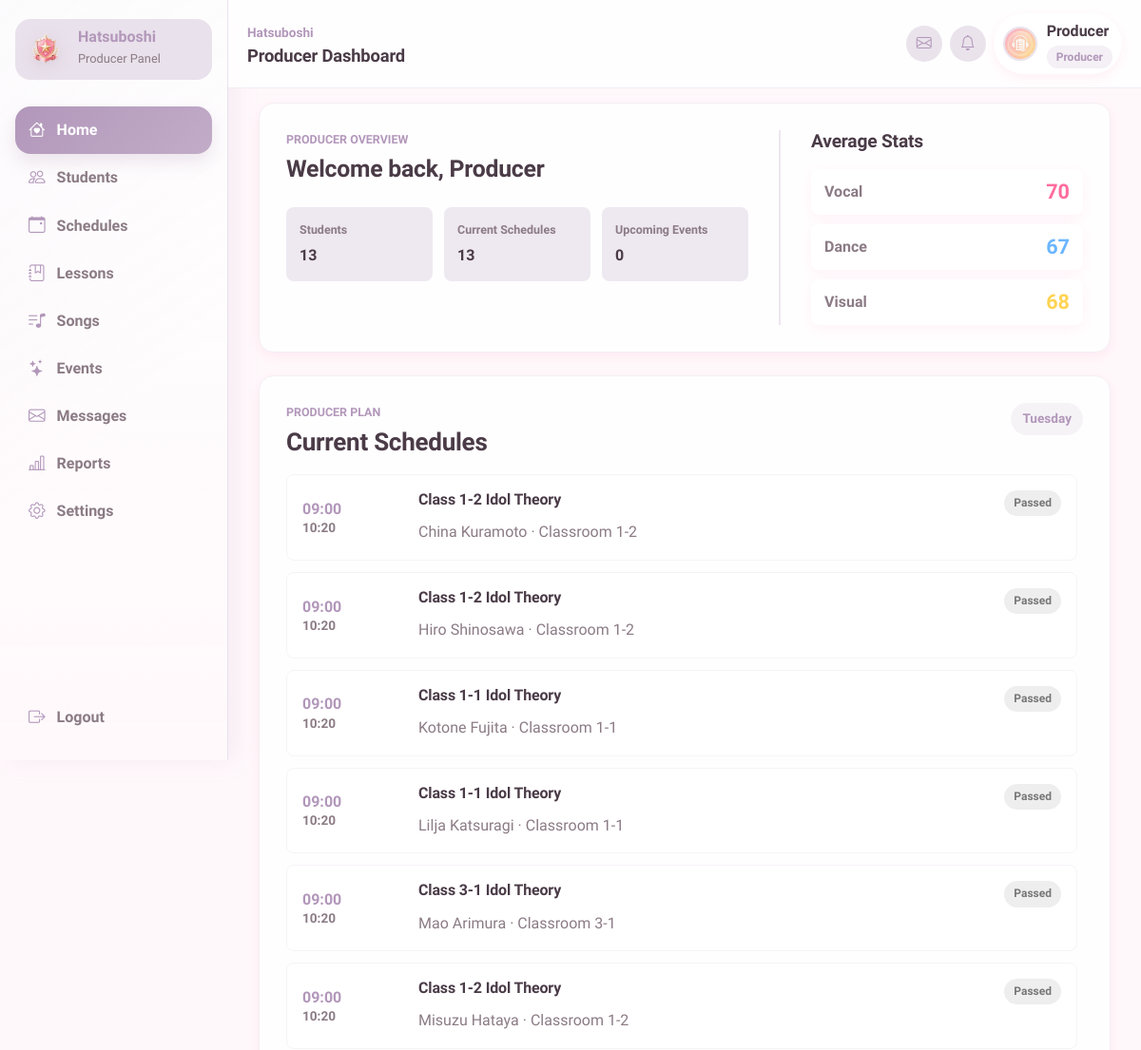
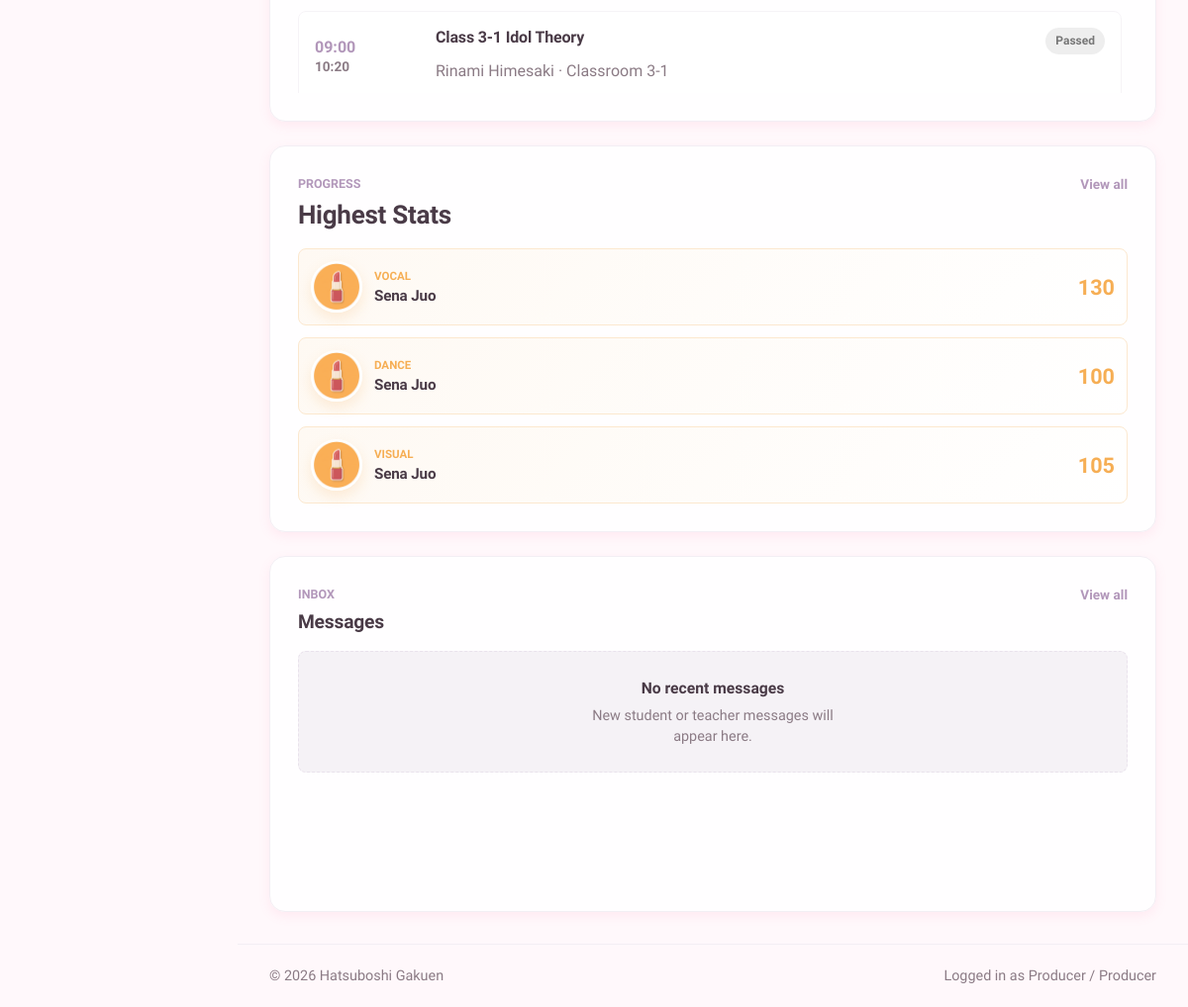
The page /producer/dashboard.php (signed in) on the database its author committed (2 pictures, top to bottom).
### tables this page shows
CREATE TABLE `users` (
  `id` int(11) NOT NULL AUTO_INCREMENT,
  `username` varchar(50) NOT NULL,
  `password` varchar(255) NOT NULL,
  `role` enum('admin','producer','teacher','student') NOT NULL,
  `avatar` varchar(255) DEFAULT NULL,
  `is_active` tinyint(1) NOT NULL DEFAULT 1,
  `created_at` datetime NOT NULL DEFAULT current_timestamp(),
  `updated_at` datetime NOT NULL DEFAULT current_timestamp() ON UPDATE current_timestamp(),
  `last_login` datetime DEFAULT NULL,
  `theme_primary_color` varchar(20) DEFAULT '#FF6B9D',
  `theme_secondary_color` varchar(20) DEFAULT '#FFB3D1',
  PRIMARY KEY (`id`),
  UNIQUE KEY `uniq_users_username` (`username`),
  KEY `idx_users_role` (`role`),
  KEY `idx_users_is_active` (`is_active`)
);

CREATE TABLE `recurring_schedules` (
  `id` int(11) NOT NULL AUTO_INCREMENT,
  `student_id` int(11) NOT NULL,
  `weekday` tinyint(4) NOT NULL,
  `activity_type` varchar(50) NOT NULL,
  `title` varchar(100) NOT NULL,
  `description` text DEFAULT NULL,
  `start_time` time NOT NULL,
  `end_time` time NOT NULL,
  `location` varchar(100) DEFAULT NULL,
  `created_by` int(11) DEFAULT NULL,
  `is_active` tinyint(1) NOT NULL DEFAULT 1,
  `created_at` datetime NOT NULL DEFAULT current_timestamp(),
  `updated_at` datetime NOT NULL DEFAULT current_timestamp() ON UPDATE current_timestamp(),
  PRIMARY KEY (`id`)
);

CREATE TABLE `students` (
  `id` int(11) NOT NULL AUTO_INCREMENT,
  `user_id` int(11) NOT NULL,
  `name` varchar(100) NOT NULL,
  `name_jp` varchar(100) DEFAULT NULL,
  `birthday` date DEFAULT NULL,
  `zodiac` varchar(30) DEFAULT NULL,
  `blood_type` char(2) DEFAULT NULL,
  `height` int(11) DEFAULT NULL,
  `weight` int(11) DEFAULT NULL,
  `three_size` varchar(20) DEFAULT NULL,
  `hometown` varchar(50) DEFAULT NULL,
  `hobbies` text DEFAULT NULL,
  `special_skill` text DEFAULT NULL,
  `school_year` varchar(20) DEFAULT NULL,
  `rank` varchar(10) NOT NULL DEFAULT 'Debut',
  `vocal` int(11) NOT NULL DEFAULT 0,
  `dance` int(11) NOT NULL DEFAULT 0,
  `visual` int(11) NOT NULL DEFAULT 0,
  `bio` text DEFAULT NULL,
  `producer_id` int(11) DEFAULT NULL,
  `producer_status` enum('active','removal_pending','released','unassigned') DEFAULT 'unassigned',
  `created_at` datetime NOT NULL DEFAULT current_timestamp(),
  `updated_at` datetime NOT NULL DEFAULT current_timestamp() ON UPDATE current_timestamp(),
  PRIMARY KEY (`id`),
  UNIQUE KEY `uniq_students_user_id` (`user_id`),
  KEY `idx_students_producer_id` (`producer_id`),
  KEY `idx_students_rank` (`rank`),
  CONSTRAINT `fk_students_producer` FOREIGN KEY (`producer_id`) REFERENCES `users` (`id`) ON DELETE SET NULL ON UPDATE CASCADE,
  CONSTRAINT `fk_students_user` FOREIGN KEY (`user_id`) REFERENCES `users` (`id`) ON DELETE CASCADE ON UPDATE CASCADE
);

### producer/dashboard.php (the view, shortened to what this page needs)
<?php
require_once '../config/database.php';
$stmt = $pdo->prepare(
    'SELECT id, username, theme_primary_color, theme_secondary_color
     FROM users
     WHERE id = ?
       AND role = ?
     LIMIT 1'
);
$stmt->execute([$_SESSION['id'], 'producer']);
$producer = $stmt->fetch();
$weekday = (int) date('N');
$producer_id = (int) $producer['id'];
$student_count_stmt = $pdo->prepare('SELECT COUNT(*) FROM students WHERE producer_id = ?');
$student_count_stmt->execute([$producer_id]);
$dashboard_counts = [
    'students' => (int) $student_count_stmt->fetchColumn(),
    'current_schedules' => 0,
    'upcoming_events' => (int) $pdo->query('SELECT COUNT(*) FROM events WHERE date >= NOW()')->fetchColumn(),
];
$average_stmt = $pdo->prepare(
    'SELECT
        COALESCE(ROUND(AVG(vocal)), 0) AS vocal,
        COALESCE(ROUND(AVG(dance)), 0) AS dance,
        COALESCE(ROUND(AVG(visual)), 0) AS visual
     FROM students
     WHERE producer_id = ?'
);
$average_stmt->execute([$producer_id]);
$average_stats = $average_stmt->fetch() ?: ['vocal' => 0, 'dance' => 0, 'visual' => 0];
$schedule_stmt = $pdo->prepare(
    'SELECT
        rs.activity_type,
        rs.title,
        rs.start_time,
        rs.end_time,
        rs.location,
        s.name AS student_name
     FROM recurring_schedules rs
     INNER JOIN students s ON s.id = rs.student_id
     WHERE rs.weekday = ?
       AND rs.is_active = 1
       AND rs.start_time <= CURTIME()
       AND rs.end_time >= CURTIME()
       AND s.producer_id = ?
     ORDER BY rs.start_time, s.name'
);
$schedule_stmt->execute([$weekday, $producer_id]);
$current_schedules = $schedule_stmt->fetchAll();
$dashboard_counts['current_schedules'] = count($current_schedules);
$top_students = [];
$stat_labels = [
    'vocal' => 'Vocal',
    'dance' => 'Dance',
    'visual' => 'Visual',
];
foreach ($stat_labels as $stat_key => $stat_label) {
    $top_stat_stmt = $pdo->prepare(
        'SELECT
            s.name,
            s.' . $stat_key . ' AS stat_value,
            u.avatar,
            u.theme_primary_color,
            u.theme_secondary_color
         FROM students s
         INNER JOIN users u ON u.id = s.user_id
         WHERE s.producer_id = ?
         ORDER BY ' . $stat_key . ' DESC, name ASC
         LIMIT 1'
    );
    $top_stat_stmt->execute([$producer_id]);
    $top_stat_student = $top_stat_stmt->fetch();
    if ($top_stat_student) {
        $top_students[] = [
            'stat_key' => $stat_key,
            'stat_label' => $stat_label,
            'name' => $top_stat_student['name'],
            'stat_value' => (int) $top_stat_student['stat_value'],
            'avatar' => $top_stat_student['avatar'] ?? '',
            'theme_primary_color' => $top_stat_student['theme_primary_color'] ?: '#FF6B9D',
            'theme_secondary_color' => $top_stat_student['theme_secondary_color'] ?: '#FFB3D1',
        ];
    }
}
$messages_stmt = $pdo->prepare(
    'SELECT
        m.subject,
        m.body,
        m.is_read,
        m.sent_at,
        u.username AS sender_name
     FROM messages m
     LEFT JOIN users u ON u.id = m.sender_id
     WHERE m.receiver_id = ?
       AND m.is_deleted_by_receiver = 0
     ORDER BY m.sent_at DESC
     LIMIT 3'
);
$messages_stmt->execute([$_SESSION['id']]);
$recent_messages = $messages_stmt->fetchAll();
require_once '../includes/header.php';
require_once '../includes/sidebar.php';
?>
<main class="dashboard-main">
    <section class="dashboard-hero">
        <div class="student-info">
            <p class="dashboard-eyebrow">Producer Overview</p>
            <h2>
                Welcome back,
                <?= htmlspecialchars($producer['username'] ?? 'Producer', ENT_QUOTES, 'UTF-8') ?>
            </h2>
            <dl class="student-details">
                <div>
                    <dt>Students</dt>
                    <dd><?= (int) $dashboard_counts['students'] ?></dd>
                </div>
                <div>
                    <dt>Current Schedules</dt>
                    <dd><?= (int) $dashboard_counts['current_schedules'] ?></dd>
                </div>
                <div>
                    <dt>Upcoming Events</dt>
                    <dd><?= (int) $dashboard_counts['upcoming_events'] ?></dd>
                </div>
            </dl>
        </div>
        <aside class="current-stats">
            <h2>Average Stats</h2>
            <div class="stat-row vocal">
                <span>Vocal</span>
                <strong><?= (int) $average_stats['vocal'] ?></strong>
            </div>
            <div class="stat-row dance">
                <span>Dance</span>
                <strong><?= (int) $average_stats['dance'] ?></strong>
            </div>
            <div class="stat-row visual">
                <span>Visual</span>
                <strong><?= (int) $average_stats['visual'] ?></strong>
            </div>
        </aside>
    </section>
    <div class="dashboard-grid">
        <section class="today-schedule">
            <div class="section-heading">
                <div>
                    <p class="dashboard-eyebrow">Producer Plan</p>
                    <h2>Current Schedules</h2>
                </div>
                <span><?= htmlspecialchars(date('l'), ENT_QUOTES, 'UTF-8') ?></span>
            </div>
            <?php if (empty($current_schedules)): ?>
            <div class="empty-dashboard-state">
                <strong>No current schedules</strong>
                <p>None of your students have fixed lessons or activities happening right now.</p>
            </div>
            <?php else: ?>
            <div class="schedule-list scrollable-schedule-list">
                <?php $current_time = date('H:i:s'); ?>
                <?php foreach ($current_schedules as $schedule): ?>
                <?php
                if ($schedule['end_time'] < $current_time) {
                    $schedule_status = 'Passed';
                } elseif ($schedule['start_time'] <= $current_time && $schedule['end_time'] >= $current_time) {
                    $schedule_status = 'Now';
                } else {
                    $schedule_status = 'Upcoming';
                }
                ?>
                <article class="schedule-item">
                    <time class="schedule-time">
                        <span><?= htmlspecialchars(substr($schedule['start_time'], 0, 5), ENT_QUOTES, 'UTF-8') ?></span>
                        <span><?= htmlspecialchars(substr($schedule['end_time'], 0, 5), ENT_QUOTES, 'UTF-8') ?></span>
                    </time>
                    <div class="schedule-content">
                        <div class="schedule-title-row">
                            <h3>
                                <?= htmlspecialchars($schedule['title'], ENT_QUOTES, 'UTF-8') ?>
                            </h3>
                            <span class="schedule-status <?= htmlspecialchars(strtolower($schedule_status), ENT_QUOTES, 'UTF-8') ?>">
                                <?= htmlspecialchars($schedule_status, ENT_QUOTES, 'UTF-8') ?>
                            </span>
                        </div>
                        <p>
                            <?= htmlspecialchars($schedule['student_name'], ENT_QUOTES, 'UTF-8') ?>
                            &middot;
                            <?= htmlspecialchars($schedule['location'] ?? 'No location', ENT_QUOTES, 'UTF-8') ?>
                        </p>
                    </div>
                </article>
                <?php endforeach; ?>
            </div>
            <?php endif; ?>
        </section>
        <aside class="dashboard-side-panel">
            <section class="stats-preview">
                <div class="section-heading">
                    <div>
                        <p class="dashboard-eyebrow">Progress</p>
                        <h2>Highest Stats</h2>
                    </div>
                    <a href="/gakumas-sms/producer/students.php" class="panel-link">View all</a>
                </div>
                <?php if (empty($top_students)): ?>
                <div class="empty-dashboard-state compact">
                    <strong>No students yet</strong>
                    <p>Add or assign students to start tracking their progress.</p>
                </div>
                <?php else: ?>
                <div class="schedule-list">
                    <?php foreach ($top_students as $student): ?>
                    <?php
                    $profile_avatar = trim((string) ($student['avatar'] ?? ''));
                    if ($profile_avatar !== '') {
                        $avatar_path = str_replace('\\', '/', $profile_avatar);
                        if (!str_starts_with($avatar_path, '/') && !preg_match('/^https?:\/\//i', $avatar_path)) {
                            $avatar_path = '/gakumas-sms/assets/images/avatars/idols/' . rawurlencode($avatar_path);
                        }
                    } else {
                        $avatar_path = '/gakumas-sms/assets/images/avatars/default.webp';
                    }
                    ?>
                    <article class="top-stat-card <?= htmlspecialchars($student['stat_key'], ENT_QUOTES, 'UTF-8') ?>"
                        style="--student-primary: <?= htmlspecialchars($student['theme_primary_color'], ENT_QUOTES, 'UTF-8') ?>; --student-secondary: <?= htmlspecialchars($student['theme_secondary_color'], ENT_QUOTES, 'UTF-8') ?>;">
                        <img src="<?= htmlspecialchars($avatar_path, ENT_QUOTES, 'UTF-8') ?>"
                            alt="<?= htmlspecialchars($student['name'], ENT_QUOTES, 'UTF-8') ?>" class="top-stat-avatar">
                        <div class="top-stat-content">
                            <span><?= htmlspecialchars($student['stat_label'], ENT_QUOTES, 'UTF-8') ?></span>
                            <h3><?= htmlspecialchars($student['name'], ENT_QUOTES, 'UTF-8') ?></h3>
                        </div>
                        <strong><?= (int) $student['stat_value'] ?></strong>
                    </article>
                    <?php endforeach; ?>
                </div>
                <?php endif; ?>
            </section>
            <section class="messages-preview">
                <div class="section-heading">
                    <div>
                        <p class="dashboard-eyebrow">Inbox</p>
                        <h2>Messages</h2>
                    </div>
                    <a href="/gakumas-sms/messages/inbox.php" class="panel-link">View all</a>
                </div>
                <?php if (empty($recent_messages)): ?>
                <div class="empty-dashboard-state compact">
                    <strong>No recent messages</strong>
                    <p>New student or teacher messages will appear here.</p>
                </div>
                <?php endif; ?>
            </section>
        </aside>
    </div>
</main>
<?php require_once '../includes/footer.php'; ?>

### rows shown on the page
users: username "Producer"
recurring_schedules: start_time "09:00", end_time "10:20", title "Class 1-2 Idol Theory", end_time "Passed", student.name "China Kuramoto", location "Classroom 1-2"
recurring_schedules: start_time "09:00", end_time "10:20", title "Class 1-2 Idol Theory", end_time "Passed", student.name "Hiro Shinosawa", location "Classroom 1-2"
recurring_schedules: start_time "09:00", end_time "10:20", title "Class 1-1 Idol Theory", end_time "Passed", student.name "Kotone Fujita", location "Classroom 1-1"
recurring_schedules: start_time "09:00", end_time "10:20", title "Class 1-1 Idol Theory", end_time "Passed", student.name "Lilja Katsuragi", location "Classroom 1-1"
recurring_schedules: start_time "09:00", end_time "10:20", title "Class 3-1 Idol Theory", end_time "Passed", student.name "Mao Arimura", location "Classroom 3-1"
recurring_schedules: start_time "09:00", end_time "10:20", title "Class 1-2 Idol Theory", end_time "Passed", student.name "Misuzu Hataya", location "Classroom 1-2"
recurring_schedules: start_time "09:00", end_time "10:20", title "Class 3-1 Idol Theory", end_time "Passed", student.name "Rinami Himesaki", location "Classroom 3-1"
students: user+name (picture), stat_label "VOCAL", name "Sena Juo", vocal "130", stat_label "DANCE", dance "100", stat_label "VISUAL", visual "105"

### other values the page prints
$page_title "Producer Dashboard"
$username "Producer"
$role_label "Producer"
$panel_label "Producer Panel"
$item['label'] "Home"
$item['label'] "Students"
$item['label'] "Schedules"
$item['label'] "Lessons"
$item['label'] "Songs"
$item['label'] "Events"
$item['label'] "Messages"
$item['label'] "Reports"
$item['label'] "Settings"
$dashboard_counts['students'] "13"
$dashboard_counts['current_schedules'] "13"
